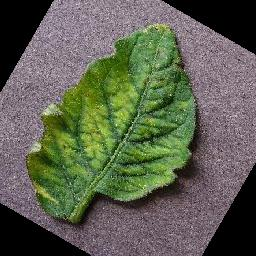
#> input picture 10_Data/Experiment30/experimental_30/198.JPG, 256 x 256 px; its folder holds only this picture in this run
$ jupyter execute main2.ipynb   (older library calls are emulated)
#> lines starting #> are read from the running program, lines starting #| are printed output that depends on the picture
[cell 1]
#import the required libraries
import skimage.feature as skf
import openpyxl
import numpy as np
import math
import cv2
from PIL import Image
from numpy import asarray
from scipy.stats import skew, kurtosis
import skimage.feature
import xlsxwriter
import os


#creates general file for features of all the three channels
outWorkbook = xlsxwriter.Workbook("Output30.xlsx")
outSheet = outWorkbook.add_worksheet()

#Writes headers for general file
outSheet.write("A1", "Mean_R")
outSheet.write("B1", "RMS_R")
outSheet.write("C1", "Median_R")
outSheet.write("D1", "Variance_R")
outSheet.write("E1", "Std_R")
outSheet.write("F1", "Skewness_R")
outSheet.write("G1", "Kurtosis_R")
outSheet.write("H1", "Contrast_R")
outSheet.write("I1", "Entropy_R")
outSheet.write("J1", "Energy_R")
outSheet.write("K1", "Homogeneity_R")
outSheet.write("L1", "Correlation_R")
outSheet.write("M1", "IDM_R")
outSheet.write("N1", "Smoothness_R")
outSheet.write("O1", "Mean_G")
outSheet.write("P1", "RMS_G")
outSheet.write("Q1", "Median_G")
outSheet.write("R1", "Variance_G")
outSheet.write("S1", "Std_G")
outSheet.write("T1", "Skewness_G")
outSheet.write("U1", "Kurtosis_G")
outSheet.write("V1", "Contrast_G")
outSheet.write("W1", "Entropy_G")
outSheet.write("X1", "Energy_G")
outSheet.write("Y1", "Homogeneity_G")
outSheet.write("Z1", "Correlation_G")
outSheet.write("AA1", "IDM_G")
outSheet.write("AB1", "Smoothness_G")
outSheet.write("AC1", "Mean_B")
outSheet.write("AD1", "RMS_B")
outSheet.write("AE1", "Median_B")
outSheet.write("AF1", "Variance_B")
outSheet.write("AG1", "Std_B")
outSheet.write("AH1", "Skewness_B")
outSheet.write("AI1", "Kurtosis_B")
outSheet.write("AJ1", "Contrast_B")
outSheet.write("AK1", "Entropy_B")
outSheet.write("AL1", "Energy_B")
outSheet.write("AM1", "Homogeneity_B")
outSheet.write("AN1", "Correlation_B")
outSheet.write("AO1", "IDM_B")
outSheet.write("AP1", "Smoothness_B")
outWorkbook.close()

[cell 2]
#creates a file for red channel
outWorkbookR = xlsxwriter.Workbook("RedChannel30.xlsx")
outSheetR = outWorkbookR.add_worksheet()

#writes headers for red file
outSheetR.write("A1", "Mean_R")
outSheetR.write("B1", "RMS_R")
outSheetR.write("C1", "Median_R")
outSheetR.write("D1", "Variance_R")
outSheetR.write("E1", "Std_R")
outSheetR.write("F1", "Skewness_R")
outSheetR.write("G1", "Kurtosis_R")
outSheetR.write("H1", "Contrast_R")
outSheetR.write("I1", "Entropy_R")
outSheetR.write("J1", "Energy_R")
outSheetR.write("K1", "Homogeneity_R")
outSheetR.write("L1", "Correlation_R")
outSheetR.write("M1", "IDM_R")
outSheetR.write("N1", "Smoothness_R")
outWorkbookR.close()

[cell 3]
#creates file for green channel
outWorkbookG = xlsxwriter.Workbook("GreenChannel30.xlsx")
outSheetG = outWorkbookG.add_worksheet()

#writes headers for green file
outSheetG.write("A1", "Mean_G")
outSheetG.write("B1", "RMS_G")
outSheetG.write("C1", "Median_G")
outSheetG.write("D1", "Variance_G")
outSheetG.write("E1", "Std_G")
outSheetG.write("F1", "Skewness_G")
outSheetG.write("G1", "Kurtosis_G")
outSheetG.write("H1", "Contrast_G")
outSheetG.write("I1", "Entropy_G")
outSheetG.write("J1", "Energy_G")
outSheetG.write("K1", "Homogeneity_G")
outSheetG.write("L1", "Correlation_G")
outSheetG.write("M1", "IDM_G")
outSheetG.write("N1", "Smoothness_G")
outWorkbookG.close()

[cell 4]
#creates a file for blue channel
outWorkbookB = xlsxwriter.Workbook("BlueChannel30.xlsx")
outSheetB = outWorkbookB.add_worksheet()

#writes headers for blue file
outSheetB.write("A1", "Mean_B")
outSheetB.write("B1", "RMS_B")
outSheetB.write("C1", "Median_B")
outSheetB.write("D1", "Variance_B")
outSheetB.write("E1", "Std_B")
outSheetB.write("F1", "Skewness_B")
outSheetB.write("G1", "Kurtosis_B")
outSheetB.write("H1", "Contrast_B")
outSheetB.write("I1", "Entropy_B")
outSheetB.write("J1", "Energy_B")
outSheetB.write("K1", "Homogeneity_B")
outSheetB.write("L1", "Correlation_B")
outSheetB.write("M1", "IDM_B")
outSheetB.write("N1", "Smoothness_B")
outWorkbookB.close()

[cell 5]
# [44 lines of commented-out code are left out]

[cell 6]
# [63 lines of commented-out code are left out]

[cell 7]
#import required libaray to read and make a list of all the needy images
import glob

#declare an empty list
Image_list = []

#using for loop to append to the list declared above
for filename in glob.glob('/home/uca/Desktop/Undergrad/Arfan_FinalYearProject/10_Data/Experiment30/experimental_30/*.*'):
    im = Image.open(filename)
#> im is the input picture: PIL image 256x256 RGB; mean R, G, B 93.5, 97.3, 80.2

    #append each image to the list declared above
    Image_list.append(im)

#prints number of images used
print(len(Image_list))
#| 1

[cell 8]
#uses for loop to read each image and array of each image
for i in range(0, len(Image_list)):
    Image = Image_list[i]
    image = asarray(Image)


    #Here i am extracting the single channel like red, green, and blue from the whole image array
    R = image[:, :, 0]
    G = image[:, :, 1]
    B = image[:, :, 2]


    #selecting features from Red Channel
    print("Calculating Statistical features for Red Channel: ")

    #calculates mean
    Mean_R = np.mean(R);
    print(Mean_R)

    #calculating root mean square
    RMS_R = np.sqrt(np.mean(R**2))
    print(RMS_R)

    #calculating median
    Median_R = np.median(R)
    print(Median_R)

    #calculating variance of the pixels
    Variance_R = np.var(R)
    print(Variance_R)

    #calculating standard deviation
    Std_R = math.sqrt(Variance_R)
    print(Std_R)

    #calculates skewness
    Skewness_R = skew(R.reshape(-1))
    print(Skewness_R)

    #calculates kurtosis
    Kurtosis_R = kurtosis(R.reshape(-1))
    print(Kurtosis_R)

    #calculates entropy
    Entropy_R = skimage.measure.shannon_entropy(R)
    print(Entropy_R)

    #returns an image array where lowest pixel value is 0 and highest 8 instead of 0 and 255
    R = skimage.img_as_ubyte(R)

    #calculates contrast
    g1 = skf.graycomatrix(R, [1], [0], levels=256, symmetric=False, normed=True)
    Contrast_R = skf.graycoprops(g1, 'contrast')[0][0]
    print(Contrast_R)

    #calculates energy
    Energy_R = skf.graycoprops(g1, 'energy')[0][0]
    print(Energy_R)

    #calculating homogeniety
    Homogeneity_R = skf.graycoprops(g1, 'homogeneity')[0][0]
    print(Homogeneity_R)

    #finding correlation
    Correlation_R = skf.graycoprops(g1, 'correlation')[0][0]
    print(Correlation_R)

    #glcm_R = skf.graycomatrix(R, distances=[1], angles=[0], levels=256, symmetric= False, normed=True)

    #calculate inverse difference moment (IDM)
    IDM_R = 1 / (1 + Contrast_R - Energy_R)
    print(IDM_R)

    #calculates smoothness
    diff_R = np.diff(R.astype(float))
    variance_R = np.var(diff_R)
    Smoothness_R = variance_R / (R.shape[0] * R.shape[1])
    print(Smoothness_R)


    #selecting features from Green Channel
    print("Calculating Statistical Features for Green Channel: ")

    #calculates mean
    Mean_G = np.mean(G);
    print(Mean_G)

    #calculates root mean square
    RMS_G = np.sqrt(np.mean(G**2))
    print(RMS_G)

    #calculates median
    Median_G = np.median(G)
    print(Median_G)

    #claculates variance
    Variance_G = np.var(G)
    print(Variance_G)

    #calculates standard deviation
    Std_G = math.sqrt(Variance_G)
    print(Std_G)

    #calculates skewness
    Skewness_G = skew(G.reshape(-1))
    print(Skewness_G)

    #calculates kurtosis
    Kurtosis_G = kurtosis(G.reshape(-1))
    print(Kurtosis_G)

    #calculates entropy
    Entropy_G = skimage.measure.shannon_entropy(G)
    print(Entropy_G)

    #converts images pixels to range of 0 to 8 instead of 0 to 255
    G = skimage.img_as_ubyte(G)

    #calculates contrast
    g2 = skf.graycomatrix(G, [1], [0], levels=256, symmetric=False, normed=True)
    Contrast_G = skf.graycoprops(g2, 'contrast')[0][0]
    print(Contrast_G)

    #calculates energy
    Energy_G = skf.graycoprops(g2, 'energy')[0][0]
    print(Energy_G)

    #calculates homogeniety
    Homogeneity_G = skf.graycoprops(g2, 'homogeneity')[0][0]
    print(Homogeneity_G)

    #calculates correlation
    Correlation_G = skf.graycoprops(g2, 'correlation')[0][0]
    print(Correlation_G)
    #glcm_G = skf.graycomatrix(G, distances=[1], angles=[0], levels=256, symmetric=True, normed=True)

    #calculates inverse difference moment (IDM)
    IDM_G = 1 / (1 + Contrast_G - Energy_G)
    print(IDM_G)

    #calculates smoothness
    diff_G = np.diff(G.astype(float))
    variance_G = np.var(diff_G)
    Smoothness_G = variance_G / (G.shape[0] * G.shape[1])
    print(Smoothness_G)

    #selecting features from Blue Channel
    print("Calculating Statistical Features for Blue Channel: ")

    #calculates mean
    Mean_B = np.mean(B);
    print(Mean_B)

    #calculates root mean square
    RMS_B = np.sqrt(np.mean(B**2))
    print(RMS_B)

    #calculates median
    Median_B = np.median(B)
    print(Median_B)

    #calculates variance
    Variance_B = np.var(B)
    print(Variance_B)

    #calculates standard deviation
    Std_B = math.sqrt(Variance_B)
    print(Std_B)

    #calculates skewness
    Skewness_B = skew(B.reshape(-1))
    print(Skewness_B)

    #calculates kurtosis
    Kurtosis_B = kurtosis(B.reshape(-1))
    print(Kurtosis_B)

    #calculates entropy
    Entropy_B = skimage.measure.shannon_entropy(B)
    print(Entropy_B)

    #converts range of pixels values from 0-255 to 0-8
    B = skimage.img_as_ubyte(B)

    #calculates contrast
    g3 = skf.graycomatrix(B, [1], [0], levels=256, symmetric=False, normed=True)
    Contrast_B = skf.graycoprops(g3, 'contrast')[0][0]
    print(Contrast_B)

    #calculates energy
    Energy_B = skf.graycoprops(g3, 'energy')[0][0]
    print(Energy_B)

    #calculates homogeniety
    Homogeneity_B = skf.graycoprops(g3, 'homogeneity')[0][0]
    print(Homogeneity_B)

    #calculates correlation
    Correlation_B = skf.graycoprops(g3, 'correlation')[0][0]
    print(Correlation_B)

    #glcm_B = skf.graycomatrix(B, distances=[1], angles=[0], levels=256, symmetric=True, normed=True)

    #calculates inverse difference moment (IDM)
    IDM_B = 1 / (1 + Contrast_B - Energy_B)
    print(IDM_B)

    #calculates smoothness
    diff_B = np.diff(B.astype(float))
    variance_B = np.var(diff_B)
    Smoothness_B = variance_B / (B.shape[0] * B.shape[1])
    print(Smoothness_B)

    #count the number of images
    print("Image number: ", i)


    #Declares data for all the three channels
    values_R = [Mean_R, RMS_R, Median_R, Variance_R, Std_R, Skewness_R, Kurtosis_R, Entropy_R, Contrast_R, Energy_R, Homogeneity_R, Correlation_R, IDM_R, Smoothness_R]
    values_G = [Mean_G, RMS_G, Median_G, Variance_G, Std_G, Skewness_G, Kurtosis_G, Entropy_G, Contrast_G, Energy_G, Homogeneity_G, Correlation_G, IDM_G, Smoothness_G]
    values_B = [Mean_B, RMS_B, Median_B, Variance_B, Std_B, Skewness_B, Kurtosis_B, Entropy_B, Contrast_B, Energy_B, Homogeneity_B, Correlation_B, IDM_B, Smoothness_B]

    #Writes red channels into a file
    outWorkbookR = openpyxl.load_workbook("RedChannel30.xlsx")
    outSheetR = outWorkbookR.active
    outSheetR.append(values_R)
    outWorkbookR.save(filename="RedChannel30.xlsx")

    #Writes green channels into a file
    outWorkbookG = openpyxl.load_workbook("GreenChannel30.xlsx")
    outSheetG = outWorkbookG.active
    outSheetG.append(values_G)
    outWorkbookG.save(filename="GreenChannel30.xlsx")

    #writes blue chanels into a file
    outWorkbookB = openpyxl.load_workbook("BlueChannel30.xlsx")
    outSheetB = outWorkbookB.active
    outSheetB.append(values_B)
    outWorkbookB.save(filename="BlueChannel30.xlsx")

    #creates a general fle where all the three channels data will be merged
    outWorkbook = xlsxwriter.Workbook("Output30.xlsx")
    outSheet = outWorkbook.add_worksheet()

    #declares data for general file
    values = [Mean_R, RMS_R, Median_R, Variance_R, Std_R, Skewness_R, Kurtosis_R, Entropy_R, Contrast_R, Energy_R, Homogeneity_R, Correlation_R, IDM_R, Smoothness_R, Mean_G, RMS_G, Median_R, Variance_G, Std_G, Skewness_G, Kurtosis_G, Entropy_G, Contrast_G, Energy_G, Homogeneity_G, Correlation_G, IDM_G, Smoothness_G, Mean_B, RMS_B, Median_R, Variance_B, Std_B, Skewness_B, Kurtosis_B, Entropy_B, Contrast_B, Energy_B, Homogeneity_B, Correlation_B, IDM_B, Smoothness_B]


    #writes into the general file
    outWorkbook = openpyxl.load_workbook("Output30.xlsx")
    outSheet = outWorkbook.active
    outSheet.append(values)

    #here the general file is being saved
    outWorkbook.save(filename="Output30.xlsx")
#> this loop made 1 pass
#> (Mean_R, RMS_R, Median_R, Variance_R, Std_R, Skewness_R, Kurtosis_R, Entropy_R) on pass 1: (93.48, 9.32, 104, 2861.4, 53.49, -0.435, -0.774, 6.96)
#> (printed output is left out)
#> pass 1, `R = image[:, :, 0]`:
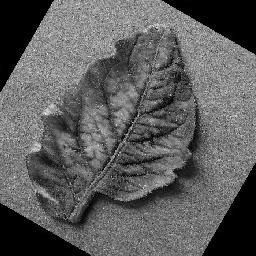
#> R: shape (256, 256); min 0, max 250, mean 93.5
#> pass 1, `G = image[:, :, 1]`:
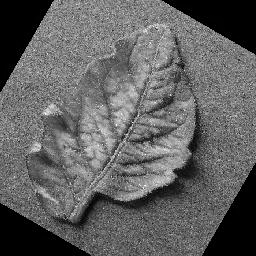
#> G: shape (256, 256); min 0, max 255, mean 97.3
#> pass 1, `B = image[:, :, 2]`:
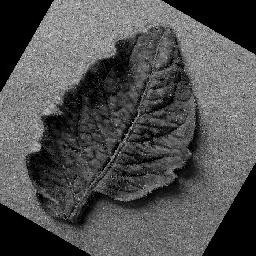
#> B: shape (256, 256); min 0, max 247, mean 80.2
#> pass 1, `diff_R = np.diff(R.astype(float))`:
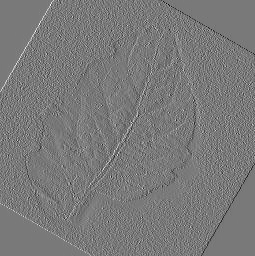
#> diff_R: shape (256, 255) float64; min -194, max 212, mean 0; drawn with min black and max white

$ run again, on 10_Data/Experiment30/experimental_30/49.JPG
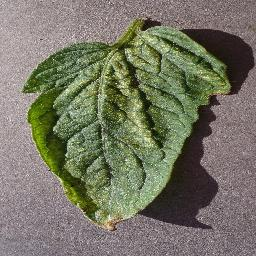
#> input picture 10_Data/Experiment30/experimental_30/49.JPG, 256 x 256 px
#> im is the input picture: PIL image 256x256 RGB; mean R, G, B 118.5, 117.9, 100.6
#| 1
#> the loop `for i in range(0, len(Image_list)):` made 1 pass
#> (Mean_R, RMS_R, Median_R, Variance_R, Std_R, Skewness_R, Kurtosis_R, Entropy_R) on pass 1: (118.5, 10.15, 126, 2137.8, 46.24, -0.365, -0.659, 7.42)
#> (printed output is left out)
#> pass 1, `B = image[:, :, 2]`:
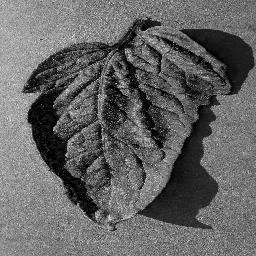
#> B: shape (256, 256); min 0, max 245, mean 100.6
#> pass 1, `diff_R = np.diff(R.astype(float))`:
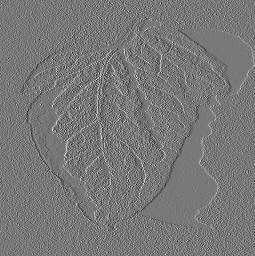
#> diff_R: shape (256, 255) float64; min -177, max 198, mean -0.2; drawn with min black and max white

$ run again, on 10_Data/Experiment30/experimental_30/8.JPG
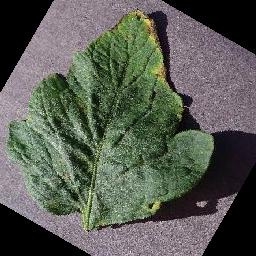
#> input picture 10_Data/Experiment30/experimental_30/8.JPG, 256 x 256 px
#> im is the input picture: PIL image 256x256 RGB; mean R, G, B 88.9, 92.6, 83.6
#| 1
#> the loop `for i in range(0, len(Image_list)):` made 1 pass
#> (Mean_R, RMS_R, Median_R, Variance_R, Std_R, Skewness_R, Kurtosis_R, Entropy_R) on pass 1: (88.89, 9.42, 101, 3489.1, 59.07, -0.183, -1.28, 7.08)
#> (printed output is left out)
#> pass 1, `B = image[:, :, 2]`:
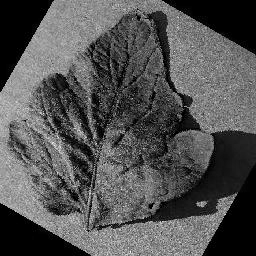
#> B: shape (256, 256); min 0, max 255, mean 83.6
#> pass 1, `diff_R = np.diff(R.astype(float))`:
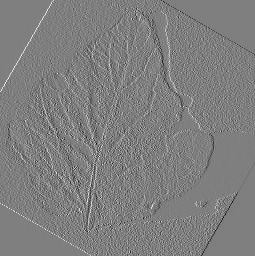
#> diff_R: shape (256, 255) float64; min -203, max 204, mean -0.1; drawn with min black and max white

$ run again, on 10_Data/Experiment30/experimental_30/278.JPG
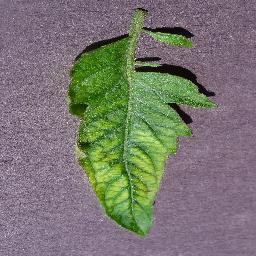
#> input picture 10_Data/Experiment30/experimental_30/278.JPG, 256 x 256 px
#> im is the input picture: PIL image 256x256 RGB; mean R, G, B 121.2, 118.9, 111.9
#| 1
#> the loop `for i in range(0, len(Image_list)):` made 1 pass
#> (Mean_R, RMS_R, Median_R, Variance_R, Std_R, Skewness_R, Kurtosis_R, Entropy_R) on pass 1: (121.2, 9.21, 127, 966, 31.08, -1.13, 2.17, 6.78)
#> (printed output is left out)
#> pass 1, `B = image[:, :, 2]`:
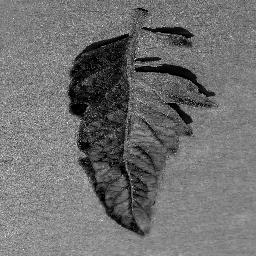
#> B: shape (256, 256); min 0, max 251, mean 111.9
#> pass 1, `diff_R = np.diff(R.astype(float))`:
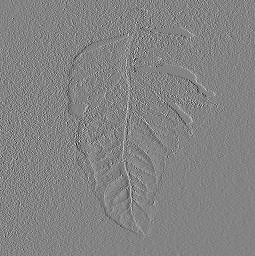
#> diff_R: shape (256, 255) float64; min -176, max 165, mean 0; drawn with min black and max white

$ run again, on 10_Data/Experiment30/experimental_30/288.JPG
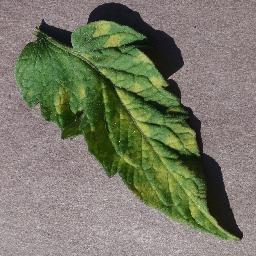
#> input picture 10_Data/Experiment30/experimental_30/288.JPG, 256 x 256 px
#> im is the input picture: PIL image 256x256 RGB; mean R, G, B 120.1, 121.5, 102.9
#| 1
#> the loop `for i in range(0, len(Image_list)):` made 1 pass
#> (Mean_R, RMS_R, Median_R, Variance_R, Std_R, Skewness_R, Kurtosis_R, Entropy_R) on pass 1: (120.1, 10.31, 137, 2356.9, 48.55, -0.74, -0.568, 7.31)
#> (printed output is left out)
#> pass 1, `diff_R = np.diff(R.astype(float))`:
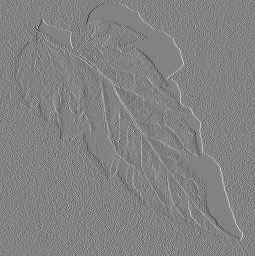
#> diff_R: shape (256, 255) float64; min -206, max 196, mean 0; drawn with min black and max white
